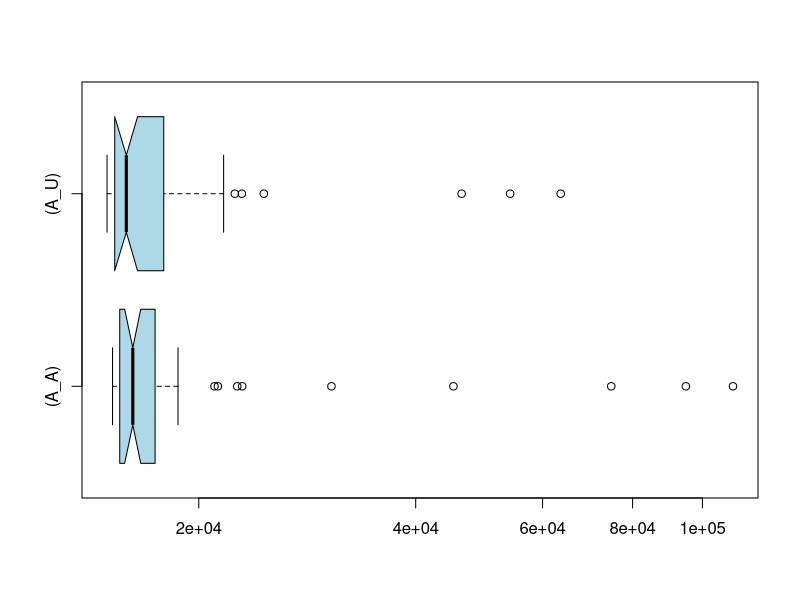

This figure's R source:
if (exists("A_A")) remove("A_A")
if (exists("A_U")) remove("A_U")
if (exists("C_A")) remove("C_A")
if (exists("C_U")) remove("C_U")
A_U<-c(46326,54085,63580,24620,21652,18561,17472,22953,17883,16370,15690,15235,15390,15641,15676,15169,15941,21092,16100,16444,15289,15102,15768,15158,15825,15907,14998,15803,15240,15700,15038,15561,16964,16590,18134,16114,22443,15493,19069,15710,15160,14918,17342,14976,15251,15057,16404,18033,15297,17407)
A_A<-c(94843,45127,74722,110248,22617,17480,21260,30559,18716,15777,15342,15451,16504,16519,16080,15183,17284,18557,15873,16284,15506,15470,15198,17394,15286,15396,16150,15419,15326,15627,16250,16462,15827,16680,21030,15995,16363,22975,15603,16393,15348,15638,15385,15807,15960,15535,17344,16246,15870,17376)
if (exists("A_U")) boxplot.stats(A_U)
if (exists("A_A")) boxplot.stats(A_A)
if (exists("C_U")) boxplot.stats(C_U)
if (exists("C_A")) boxplot.stats(C_A)
if (exists("A_U")) summary(A_U)
if (exists("A_A")) summary(A_A)
if (exists("C_U")) summary(C_U)
if (exists("C_A")) summary(C_A)
if (exists("A_U")) boxplot(A_A,A_U,col="lightblue",horizontal=TRUE,log="x",match=TRUE,names=c("(A_A)","(A_U)"),notch=TRUE)
if (exists("C_U")) boxplot(C_A,C_U,col="lightblue",horizontal=TRUE,log="x",match=TRUE,names=c("(C_A)","(C_U)"),notch=TRUE)
